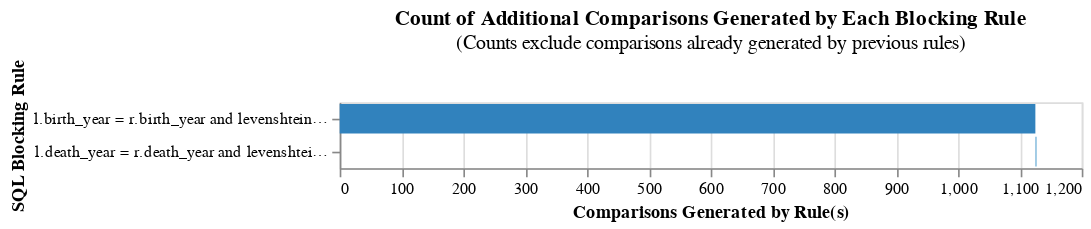

Notebook code for this chart:
### Markdown cell above
The next chart displays how much final comparisons the model will have to predict. Basically this total number will be an upper boundary of the final prediction table length.

### Code cell
linker = DuckDBLinker(
    [persons_geov, persons_bhp], 
    settings, 
    input_table_aliases=["geov", "bhp"] # To have custom names in comparison table
)

linker.cumulative_num_comparisons_from_blocking_rules_chart()

### Figure 1 — Vega-Lite specification as saved in the notebook (floating-point values rounded to 4 significant figures)
{"$schema": "https://vega.github.io/schema/vega-lite/v5.json", "width": 450, "height": {"step": 20}, "title": {"text": "Count of Additional Comparisons Generated by Each Blocking Rule", "subtitle": "(Counts exclude comparisons already generated by previous rules)"}, "data": {"values": [{"row_count": 1125, "rule": "l.birth_year = r.birth_year and levenshtein(l.name, r.name) <= 3", "cumulative_rows": 1125, "cartesian": 9231884032, "reduction_ratio": "The rolling reduction ratio with your given blocking rule(s) is 1.0. This represents the reduction in the total number of comparisons due to your rule(s).", "start": 0}, {"row_count": 2, "rule": "l.death_year = r.death_year and levenshtein(l.name, r.name) <= 3", "cumulative_rows": 1127, "cartesian": 9231884032, "reduction_ratio": "The rolling reduction ratio with your given blocking rule(s) is 1.0. This represents the reduction in the total number of comparisons due to your rule(s).", "start": 1125}]}, "mark": "bar", "encoding": {"x": {"title": "Comparisons Generated by Rule(s)", "field": "start", "type": "quantitative"}, "x2": {"field": "cumulative_rows"}, "y": {"field": "rule", "title": "SQL Blocking Rule", "sort": ["-x2"]}, "color": {"field": "rule", "legend": null, "scale": {"scheme": "category20c"}}, "order": {"field": "cumulative_rows"}, "tooltip": [{"type": "nominal", "field": "rule", "title": "SQL Condition"}, {"type": "quantitative", "field": "row_count", "title": "Comparisons Generated", "format": ","}, {"type": "quantitative", "field": "cumulative_rows", "title": "Cumulative Comparisons", "format": ","}, {"type": "quantitative", "field": "cartesian", "title": "Cartesian Product of Input Data", "format": ","}, {"type": "nominal", "field": "reduction_ratio", "title": "Reduction Ratio (cumulative rows/cartesian product)"}]}}
